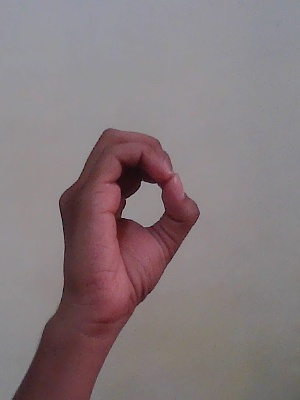
#> input picture data/train/0/14.jpg, 300 x 400 px
$ python -i Processing.py   (imports and definitions only)
#> lines starting #> are read from the running program, lines starting #| are printed output that depends on the picture; after the words box and inside, x2 and y2 are one past the last pixel; in counts of white or black regions, pixels touching at a corner belong together
import numpy as np
import cv2

minValue = 70

path='C:/Users/grant/Desktop/Project/Project_SLS/Sign_Detection/data/train'
def func(path):
#> called with path = 'data/train/0/14.jpg'
    frame = cv2.imread(path)
#> frame is the input picture: shape (400, 300, 3); mean B, G, R 125.1, 122.5, 134.3

    gray = cv2.cvtColor(frame, cv2.COLOR_BGR2GRAY)
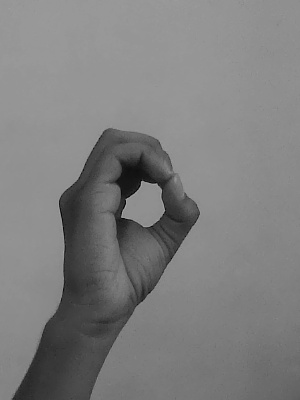
#> gray: shape (400, 300); min 5, max 167, mean 126.3
    blur = cv2.GaussianBlur(gray, (5, 5), 2)

    th3 = cv2.adaptiveThreshold(blur, 255, cv2.ADAPTIVE_THRESH_GAUSSIAN_C, cv2.THRESH_BINARY_INV, 11, 2)
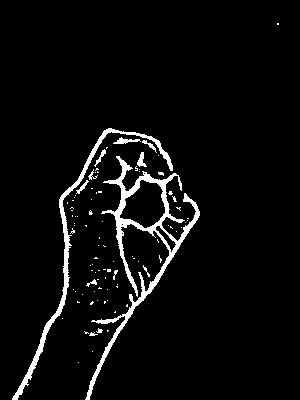
#> th3: shape (400, 300); 4.6% white; 91 white regions (78 under 20 px), largest, box (x1, y1, x2, y2) and area: (85, 156, 200, 400) 3042, (12, 128, 173, 400) 1689, (113, 137, 141, 144) 93
    ret, res = cv2.threshold(th3, minValue, 255, cv2.THRESH_BINARY_INV + cv2.THRESH_OTSU)
#> ret = 0
    return res

>>> result = func('data/train/0/14.jpg')

$ run again, on data/train/0/218.jpg
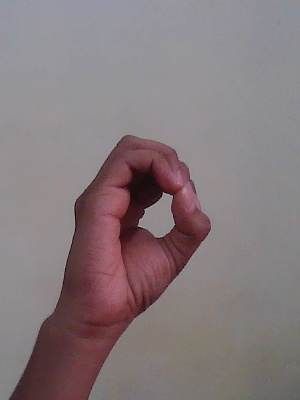
#> input picture data/train/0/218.jpg, 300 x 400 px
#> in func, frame is the input picture: shape (400, 300, 3); mean B, G, R 124.8, 122, 133.9
#> in func, `gray = cv2.cvtColor(frame, cv2.COLOR_BGR2GRAY)`:
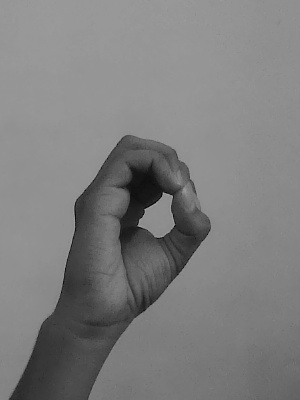
#> gray: shape (400, 300); min 3, max 172, mean 125.9
#> in func, `th3 = cv2.adaptiveThreshold(blur, 255, cv2.ADAPTIVE_THRESH_GAUSSIAN_C,..`:
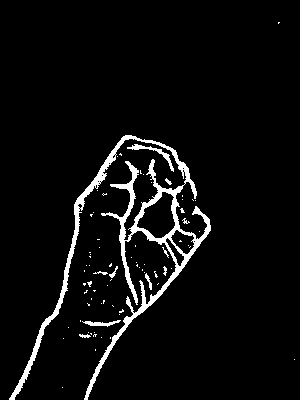
#> th3: shape (400, 300); 4.9% white; 75 white regions (64 under 20 px), largest, box (x1, y1, x2, y2) and area: (9, 135, 211, 400) 5151, (127, 144, 174, 172) 197, (82, 320, 121, 327) 122
#> ret = 0
